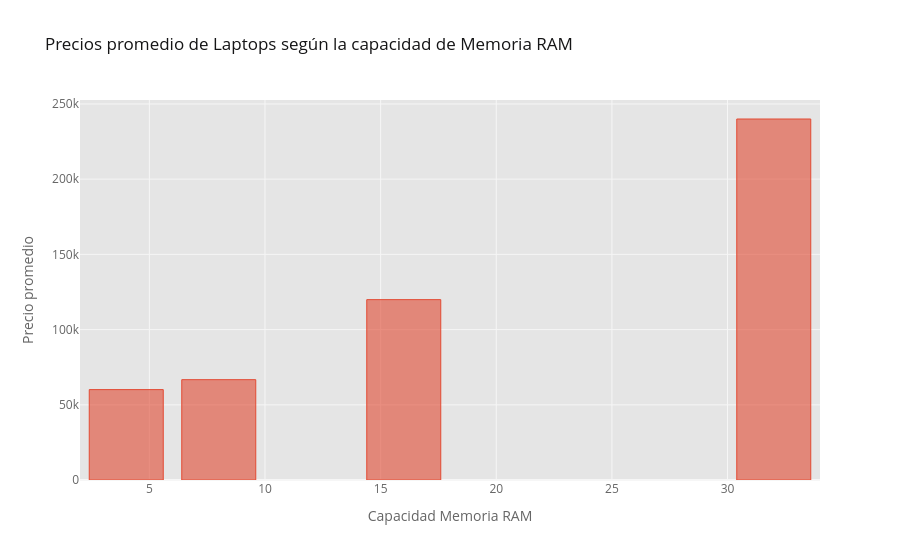

Notebook code for this chart:
### Code cell
precios_promedio_ram.iplot(kind="bar", xTitle="Capacidad Memoria RAM", yTitle="Precio promedio", title=" Precios promedio de Laptops según la capacidad de Memoria RAM")

### Figure 1 — Plotly figure (JSON) as saved in the notebook; plotly's stock layout.template omitted (floating-point values rounded to 4 significant figures)
{"data": [{"marker": {"color": "rgba(226, 74, 51, 0.6)", "line": {"color": "rgba(226, 74, 51, 1.0)", "width": 1}}, "name": "Price", "orientation": "v", "text": "", "type": "bar", "x": [4, 8, 16, 32], "y": [60080.0, 66700.0, 119900.0, 239990]}], "layout": {"legend": {"bgcolor": "#FFFFFF", "font": {"color": "#666666"}}, "paper_bgcolor": "#FFFFFF", "plot_bgcolor": "#E5E5E5", "title": {"font": {"color": "#151516"}, "text": " Precios promedio de Laptops según la capacidad de Memoria RAM"}, "xaxis": {"gridcolor": "#F6F6F6", "showgrid": true, "tickfont": {"color": "#666666"}, "title": {"font": {"color": "#666666"}, "text": "Capacidad Memoria RAM"}, "zerolinecolor": "#F6F6F6"}, "yaxis": {"gridcolor": "#F6F6F6", "showgrid": true, "tickfont": {"color": "#666666"}, "title": {"font": {"color": "#666666"}, "text": "Precio promedio"}, "zerolinecolor": "#F6F6F6"}}}
